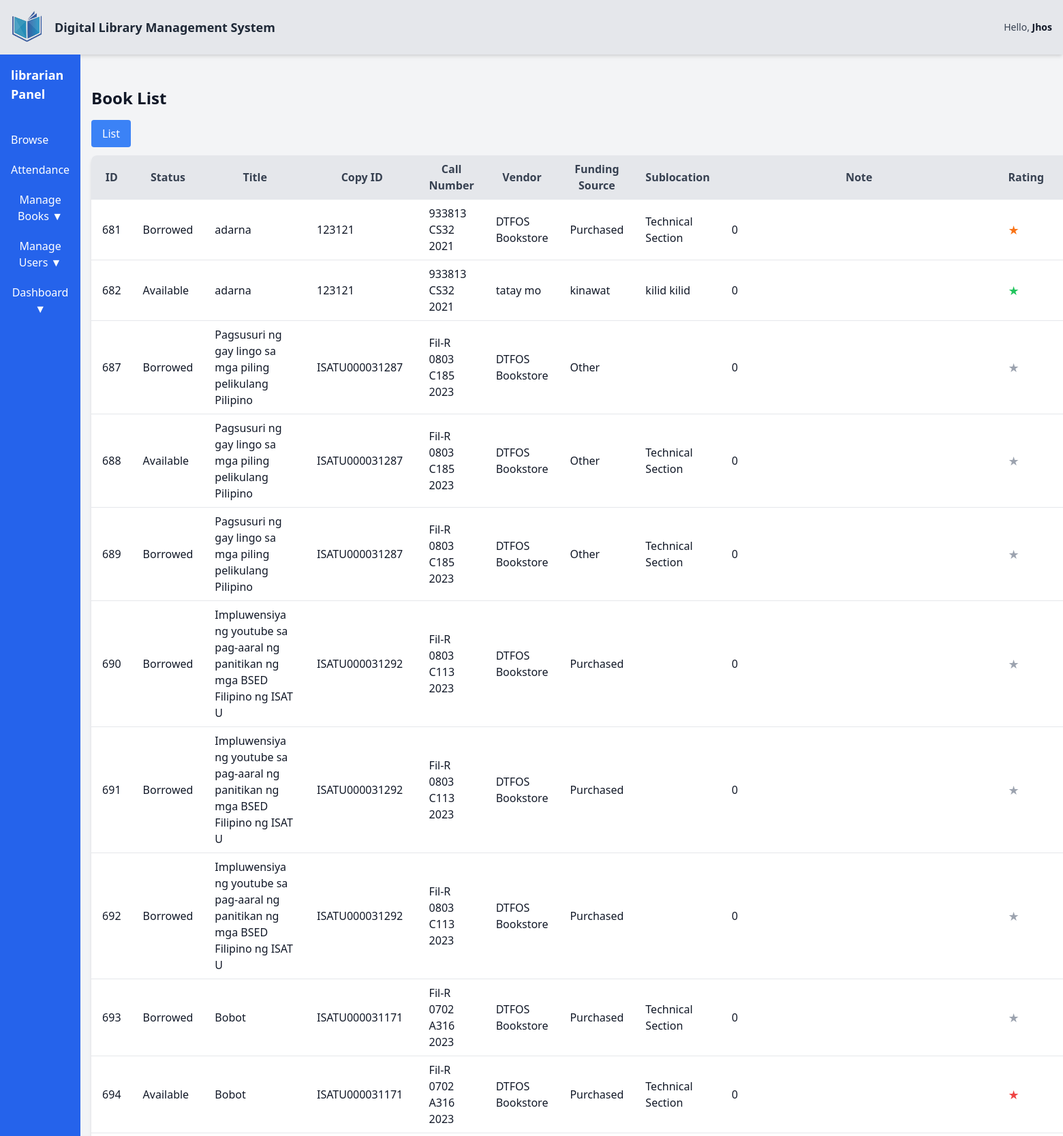
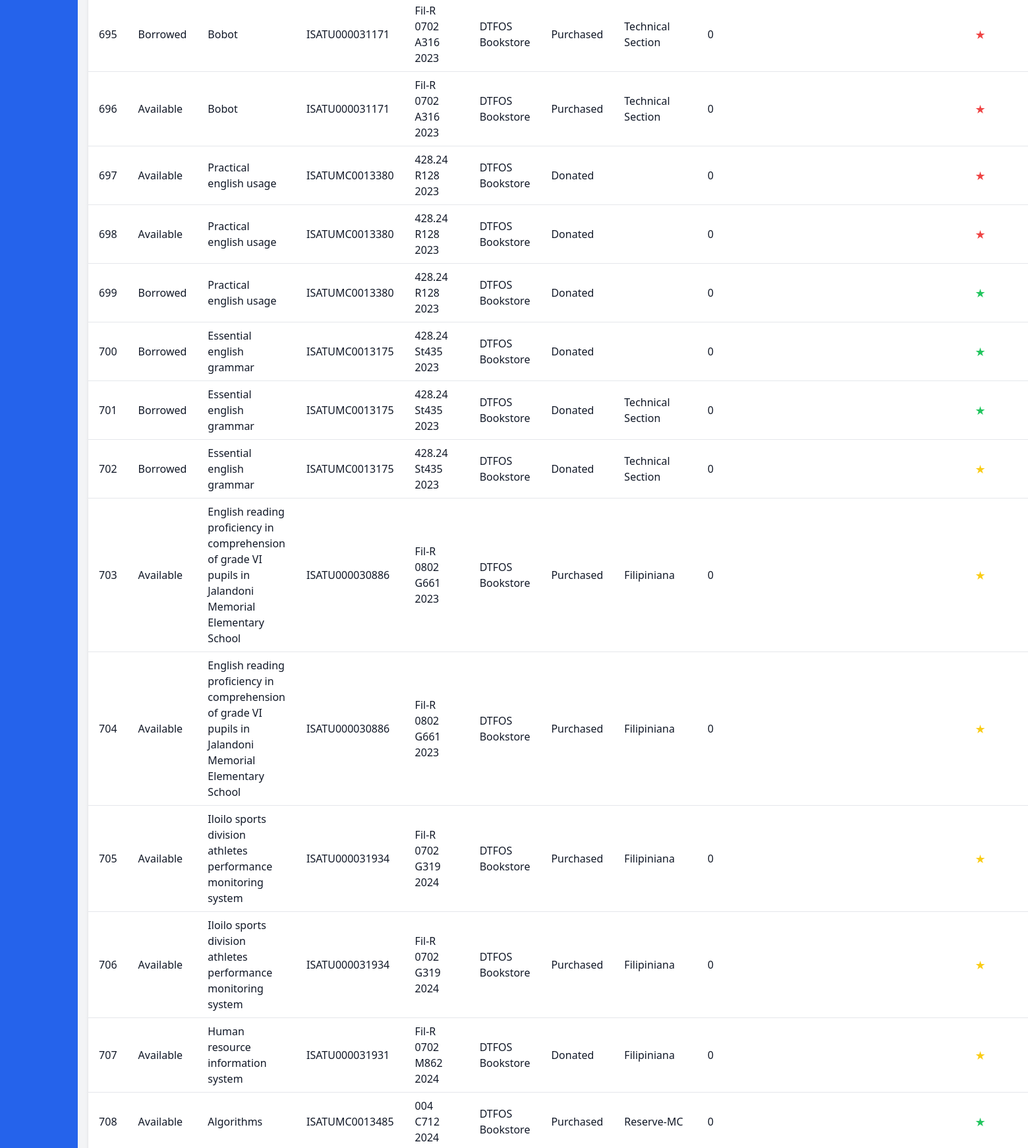
The page /dashboard/librarian/BookList.php (signed in, upper part) on the database its author committed (2 pictures, top to bottom).
### tables this page shows
CREATE TABLE `users_info` (
  `IDno` varchar(11) NOT NULL,
  `Fname` varchar(50) DEFAULT NULL,
  `Sname` varchar(50) DEFAULT NULL,
  `Mname` varchar(50) DEFAULT NULL,
  `Ename` varchar(50) DEFAULT NULL,
  `gender` varchar(10) DEFAULT NULL,
  `photo` varchar(255) DEFAULT NULL
);

CREATE TABLE `book_copies` (
  `ID` int(11) NOT NULL,
  `book_id` varchar(50) NOT NULL,
  `copy_ID` varchar(50) NOT NULL,
  `B_title` varchar(255) NOT NULL,
  `status` enum('Available','Borrowed','Reserve') DEFAULT NULL,
  `callNumber` varchar(50) DEFAULT NULL,
  `circulationType` varchar(50) DEFAULT NULL,
  `dateAcquired` date DEFAULT NULL,
  `description1` text DEFAULT NULL,
  `description2` text DEFAULT NULL,
  `description3` text DEFAULT NULL,
  `number1` int(11) DEFAULT NULL,
  `number2` int(11) DEFAULT NULL,
  `number3` int(11) DEFAULT NULL,
  `Sublocation` varchar(100) DEFAULT NULL,
  `vendor` varchar(100) DEFAULT NULL,
  `fundingSource` varchar(100) DEFAULT NULL,
  `rating` int(11) NOT NULL DEFAULT 0,
  `note` varchar(50) NOT NULL
);

### dashboard/config.php (called while the page is built, shortened)
<?php
$db_host = 'localhost';
$db_username = 'root';
$db_password = '';
$db_name = 'dlms';
$conn = mysqli_connect($db_host, $db_username, $db_password, $db_name);
$idno = isset($_SESSION['admin']) ? $_SESSION['admin']['IDno'] :
       (isset($_SESSION['student']) ? $_SESSION['student']['IDno'] : $_SESSION['librarian']['IDno']);
$query = "SELECT * FROM users_info WHERE IDno = ?";
$stmt = $conn->prepare($query);
$stmt->bind_param("s", $idno);
$stmt->execute();
$result = $stmt->get_result();
$userData = $result->fetch_assoc();
?>

### dashboard/librarian/BookList.php (the view, shortened to what this page needs)
<?php
include '../config.php';
$book_title = isset($_GET['title']) ? $_GET['title'] : '';
$sql = "SELECT * FROM book_copies";
$stmt = $conn->prepare($sql);
$stmt->execute();
$result = $stmt->get_result();
?>
<!DOCTYPE html>
<html lang="en">
<head>
    <script src="https://cdn.tailwindcss.com"></script>
</head>
<body class="flex flex-col min-h-screen bg-gray-100 text-gray-900">
    <?php include 'include/header.php'; ?>
    <main class="flex">
        <?php include 'include/sidebar.php'; ?>
        <div class="flex-grow">
            <div class="container mx-auto p-4 pt-6 mt-6">
                <h2 class="text-2xl font-semibold mb-4">Book List</h2>
                <a href="ViewBook.php?title=<?php echo urlencode($book_title); ?>" class="inline-block bg-blue-500 text-white py-2 px-4 rounded hover:bg-blue-600 mb-3">List</a>
                <table class="min-w-full table-auto bg-white shadow-md rounded-lg overflow-hidden">
                    <thead>
                        <tr class="bg-gray-200 text-gray-700">
                            <th class="py-2 px-4 border-b">ID</th>
                            <th class="py-2 px-4 border-b">Status</th>
                            <th class="py-2 px-4 border-b">Title</th>
                            <th class="py-2 px-4 border-b">Copy ID</th>
                            <th class="py-2 px-4 border-b">Call Number</th>
                            <th class="py-2 px-4 border-b">Vendor</th>
                            <th class="py-2 px-4 border-b">Funding Source</th>
                            <th class="py-2 px-4 border-b">Sublocation</th>
                            <th class="py-2 px-4 border-b">Note</th>
                            <th class="py-2 px-4 border-b">Rating</th>
                            <th class="py-2 px-4 border-b">Action</th>
                        </tr>
                    </thead>
                    <tbody>
                        <?php
                        if ($result && $result->num_rows > 0) {
                            while ($row = $result->fetch_assoc()) {
                                echo "<tr class='border-b hover:bg-gray-50'>
                                    <td class='py-2 px-4'>" . htmlspecialchars($row['ID']) . "</td>
                                    <td class='py-2 px-4'>" . htmlspecialchars($row['status']) . "</td>
                                    <td class='py-2 px-4'>" . htmlspecialchars($row['B_title']) . "</td>
                                    <td class='py-2 px-4'>" . htmlspecialchars($row['copy_ID']) . "</td>
                                    <td class='py-2 px-4'>" . htmlspecialchars($row['callNumber']) . "</td>
                                    <td class='py-2 px-4'>" . htmlspecialchars($row['vendor']) . "</td>
                                    <td class='py-2 px-4'>" . htmlspecialchars($row['fundingSource']) . "</td>
                                    <td class='py-2 px-4'>" . htmlspecialchars($row['Sublocation']) . "</td>
                                    <td class='py-2 px-4'>" . htmlspecialchars($row['note']) . "</td>
                                    <td class='py-2 px-4'>";
$rating = (int) $row['rating'];
$maxStars = 1;
for ($i = 1; $i <= $maxStars; $i++) {
    if ($rating === 0) {
        echo '<span class="text-gray-400 text-lg inline-block">&#9733;</span>';
    } else {
        $color = match ($rating) {
            5 => 'text-green-500',
            4 => 'text-blue-500',
            3 => 'text-yellow-400',
            2 => 'text-orange-500',
            1 => 'text-red-500',
            default => 'text-gray-400',
        };
        echo "<span class='{$color} text-lg'>&#9733;</span>";
    }
}
                                echo "</td>
                                    <td class='py-2 px-4'>
                                        <a href='ViewCopy.php?ID=" . urlencode($row['ID']) . "' class='bg-blue-500 text-white py-1 px-3 rounded hover:bg-blue-600'>View</a>
                                    </td>
                                </tr>";
                            }
                        } else {
                            echo "<tr><td colspan='11' class='py-2 px-4 text-center'>No books available.</td></tr>";
                        }
                        ?>
                    </tbody>
                </table>
            </div>
        </div>
    </main>
</body>
</html>

### dashboard/librarian/include/header.php
<div class="flex items-center justify-between bg-gray-200 p-4 shadow-md">
    <div class="flex items-center">
        <a href="#">
            <img src="../../Registration/pic/logo wu.png" alt="Logo" class="h-12 w-12 mr-4">
        </a>
        <strong class="text-lg font-semibold text-gray-800">
            Digital Library Management System
        </strong>
    </div>
    <div class="flex items-center space-x-4">
        <?php if ($userData): ?>
            <span class="text-sm text-gray-700 font-medium">Hello,
                <strong class="text-gray-900"><?php echo htmlspecialchars($userData['Fname']); ?></strong>
            </span>
        <?php else: ?>
            <span class="text-sm text-gray-700 font-medium">Hello, <strong class="text-gray-900">Guest</strong></span>
        <?php endif; ?>
    </div>
</div>

### rows shown on the page
users_info: Fname "Jhos"
book_copies: ID "681", status "Borrowed", B_title "adarna", copy_ID "123121", callNumber "933813 CS32 2021", vendor "DTFOS Bookstore", fundingSource "Purchased", Sublocation "Technical Section", note "0"
book_copies: ID "682", status "Available", B_title "adarna", copy_ID "123121", callNumber "933813 CS32 2021", vendor "tatay mo", fundingSource "kinawat", Sublocation "kilid kilid", note "0"
book_copies: ID "687", status "Borrowed", B_title "Pagsusuri ng gay lingo sa mga piling pelikulang Pilipino", copy_ID "ISATU000031287", callNumber "Fil-R 0803 C185 2023", vendor "DTFOS Bookstore", fundingSource "Other", note "0", rating 0 (drawn)
book_copies: ID "688", status "Available", B_title "Pagsusuri ng gay lingo sa mga piling pelikulang Pilipino", copy_ID "ISATU000031287", callNumber "Fil-R 0803 C185 2023", vendor "DTFOS Bookstore", fundingSource "Other", Sublocation "Technical Section", note "0", rating 0 (drawn)
book_copies: ID "689", status "Borrowed", B_title "Pagsusuri ng gay lingo sa mga piling pelikulang Pilipino", copy_ID "ISATU000031287", callNumber "Fil-R 0803 C185 2023", vendor "DTFOS Bookstore", fundingSource "Other", Sublocation "Technical Section", note "0", rating 0 (drawn)
book_copies: ID "690", status "Borrowed", B_title "Impluwensiya ng youtube sa pag-aaral ng panitikan ng mga BSED Filipino ng ISAT U", copy_ID "ISATU000031292", callNumber "Fil-R 0803 C113 2023", vendor "DTFOS Bookstore", fundingSource "Purchased", note "0", rating 0 (drawn)
book_copies: ID "691", status "Borrowed", B_title "Impluwensiya ng youtube sa pag-aaral ng panitikan ng mga BSED Filipino ng ISAT U", copy_ID "ISATU000031292", callNumber "Fil-R 0803 C113 2023", vendor "DTFOS Bookstore", fundingSource "Purchased", note "0", rating 0 (drawn)
book_copies: ID "692", status "Borrowed", B_title "Impluwensiya ng youtube sa pag-aaral ng panitikan ng mga BSED Filipino ng ISAT U", copy_ID "ISATU000031292", callNumber "Fil-R 0803 C113 2023", vendor "DTFOS Bookstore", fundingSource "Purchased", note "0", rating 0 (drawn)
book_copies: ID "693", status "Borrowed", B_title "Bobot", copy_ID "ISATU000031171", callNumber "Fil-R 0702 A316 2023", vendor "DTFOS Bookstore", fundingSource "Purchased", Sublocation "Technical Section", note "0", rating 0 (drawn)
book_copies: ID "694", status "Available", B_title "Bobot", copy_ID "ISATU000031171", callNumber "Fil-R 0702 A316 2023", vendor "DTFOS Bookstore", fundingSource "Purchased", Sublocation "Technical Section", note "0"
book_copies: ID "695", status "Borrowed", B_title "Bobot", copy_ID "ISATU000031171", callNumber "Fil-R 0702 A316 2023", vendor "DTFOS Bookstore", fundingSource "Purchased", Sublocation "Technical Section", note "0"
book_copies: ID "696", status "Available", B_title "Bobot", copy_ID "ISATU000031171", callNumber "Fil-R 0702 A316 2023", vendor "DTFOS Bookstore", fundingSource "Purchased", Sublocation "Technical Section", note "0"
book_copies: ID "697", status "Available", B_title "Practical english usage", copy_ID "ISATUMC0013380", callNumber "428.24 R128 2023", vendor "DTFOS Bookstore", fundingSource "Donated", note "0"
book_copies: ID "698", status "Available", B_title "Practical english usage", copy_ID "ISATUMC0013380", callNumber "428.24 R128 2023", vendor "DTFOS Bookstore", fundingSource "Donated", note "0"
book_copies: ID "699", status "Borrowed", B_title "Practical english usage", copy_ID "ISATUMC0013380", callNumber "428.24 R128 2023", vendor "DTFOS Bookstore", fundingSource "Donated", note "0"
book_copies: ID "700", status "Borrowed", B_title "Essential english grammar", copy_ID "ISATUMC0013175", callNumber "428.24 St435 2023", vendor "DTFOS Bookstore", fundingSource "Donated", note "0"
book_copies: ID "701", status "Borrowed", B_title "Essential english grammar", copy_ID "ISATUMC0013175", callNumber "428.24 St435 2023", vendor "DTFOS Bookstore", fundingSource "Donated", Sublocation "Technical Section", note "0"
book_copies: ID "702", status "Borrowed", B_title "Essential english grammar", copy_ID "ISATUMC0013175", callNumber "428.24 St435 2023", vendor "DTFOS Bookstore", fundingSource "Donated", Sublocation "Technical Section", note "0"
book_copies: ID "703", status "Available", B_title "English reading proficiency in comprehension of grade VI pupils in Jalandoni Memorial Elementary School", copy_ID "ISATU000030886", callNumber "Fil-R 0802 G661 2023", vendor "DTFOS Bookstore", fundingSource "Purchased", Sublocation "Filipiniana", note "0"
book_copies: ID "704", status "Available", B_title "English reading proficiency in comprehension of grade VI pupils in Jalandoni Memorial Elementary School", copy_ID "ISATU000030886", callNumber "Fil-R 0802 G661 2023", vendor "DTFOS Bookstore", fundingSource "Purchased", Sublocation "Filipiniana", note "0"
book_copies: ID "705", status "Available", B_title "Iloilo sports division athletes performance monitoring system", copy_ID "ISATU000031934", callNumber "Fil-R 0702 G319 2024", vendor "DTFOS Bookstore", fundingSource "Purchased", Sublocation "Filipiniana", note "0"
book_copies: ID "706", status "Available", B_title "Iloilo sports division athletes performance monitoring system", copy_ID "ISATU000031934", callNumber "Fil-R 0702 G319 2024", vendor "DTFOS Bookstore", fundingSource "Purchased", Sublocation "Filipiniana", note "0"
book_copies: ID "707", status "Available", B_title "Human resource information system", copy_ID "ISATU000031931", callNumber "Fil-R 0702 M862 2024", vendor "DTFOS Bookstore", fundingSource "Donated", Sublocation "Filipiniana", note "0"
book_copies: ID "708", status "Available", B_title "Algorithms", copy_ID "ISATUMC0013485", callNumber "004 C712 2024", vendor "DTFOS Bookstore", fundingSource "Purchased", Sublocation "Reserve-MC", note "0"
